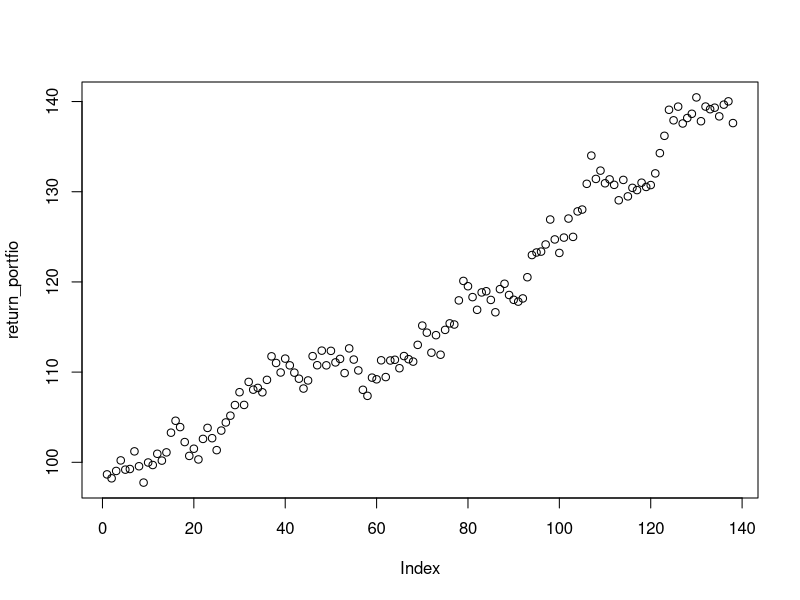
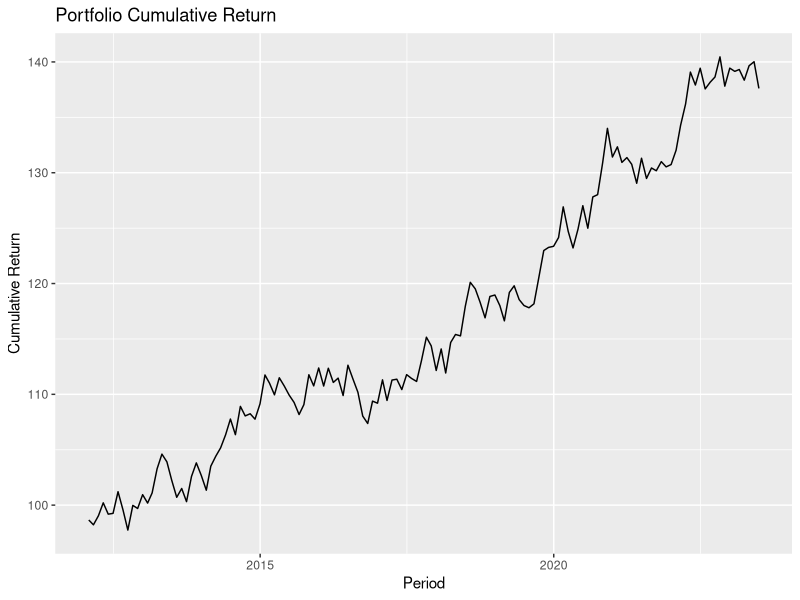

R code for these plots, in order:

# load data from xlsx PortfolioData.xlsx
library(readxl)
data <- read_excel("PortfolioData.xlsx", sheet = 1)

#check str
str(data)

#check if Period is date object
class(data$Period)

# load lib  
library(dplyr)
# compute total return over the period for both Portfolio and Benchmark
# given values are returns in percentage

return_portfio <- 100 * cumprod(data$Portfolio + 1)

plot(return_portfio)

# plot data using ggplot2, but cumulate return before
library(ggplot2)
ggplot(data, aes(x = Period, y = return_portfio)) + 
  geom_line() + labs(title = "Portfolio Cumulative Return", x = "Period", y = "Cumulative Return")